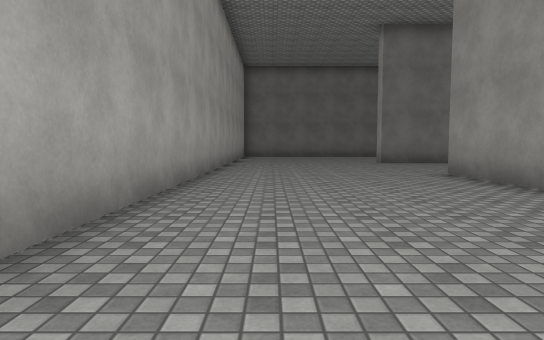
view 1 (above)

24 first-person views from a walk through a 3-D level made in the Unity game engine. The camera is 1.2 m above the floor, tilts 4° down and sees 75° across. The floor is counted in squares, 2 m on a side. Each view is taken from the middle of a square. On the plan, view 1 faces up. The plan holds only what a view shows up to about 10 squares ahead; the rest is blank. The place goes on beyond the plan. Surface patterns are stand-ins for the level's own textures.

view 2
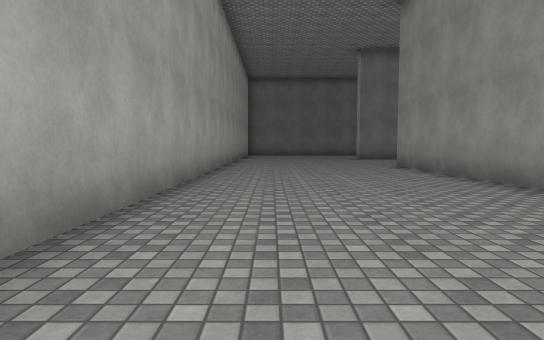

view 3
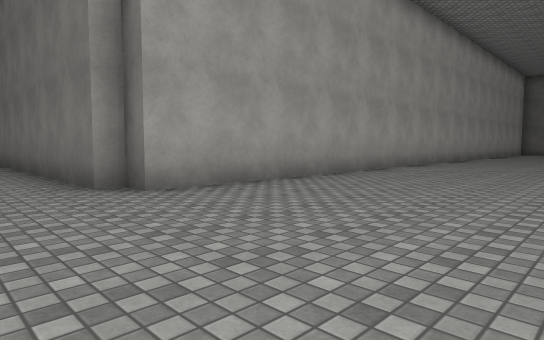

view 4
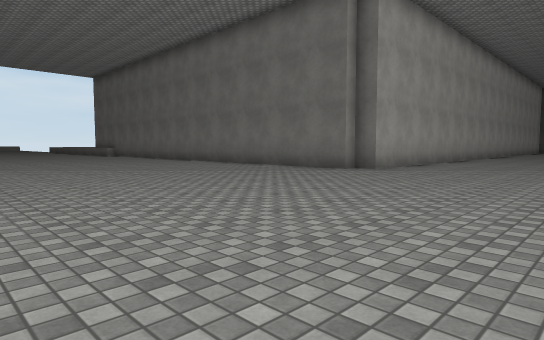

view 5
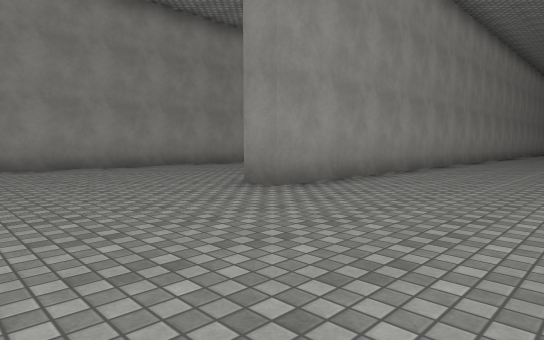

view 6
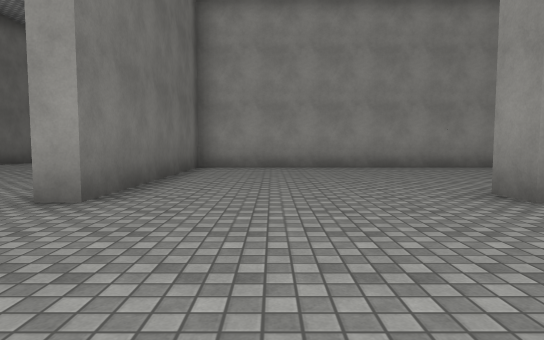

view 7
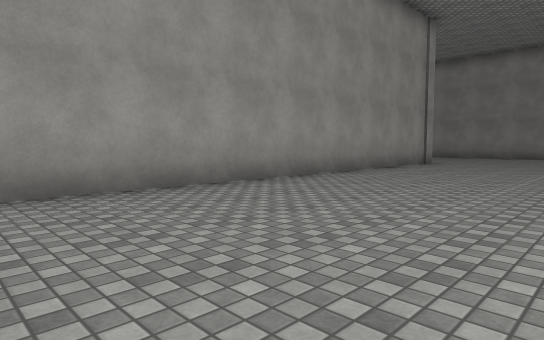

view 8
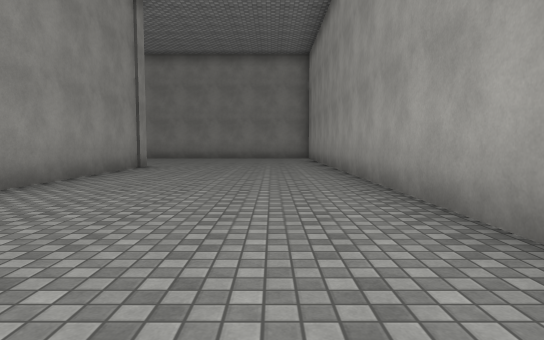

view 9
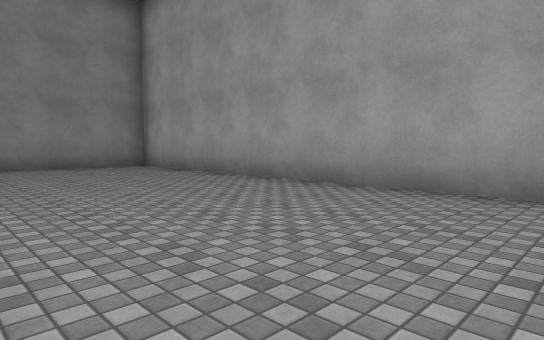

view 10
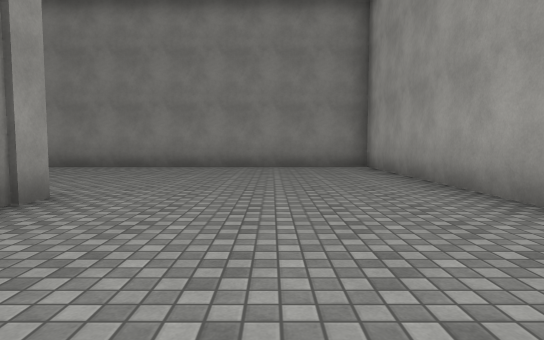

view 11
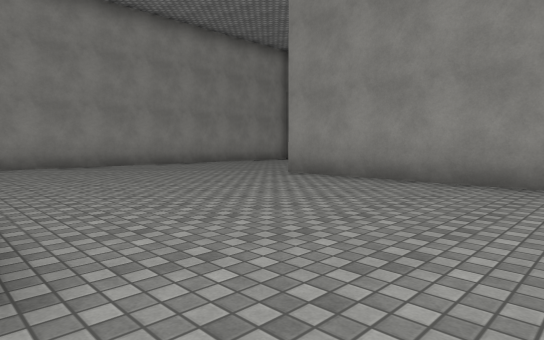

view 12
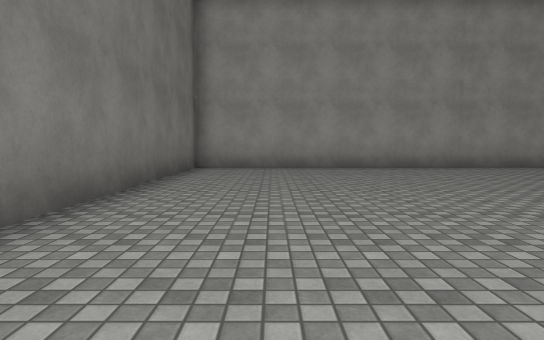

view 13
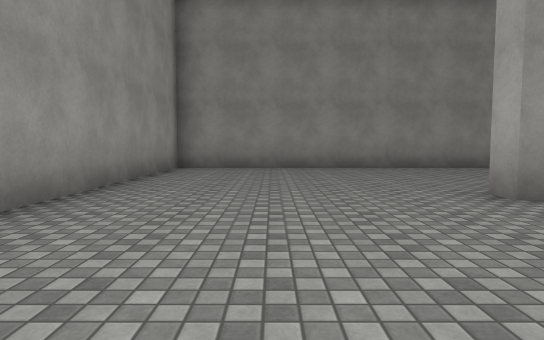

view 14
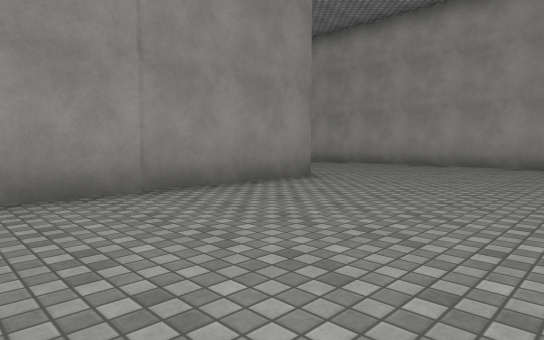

view 15
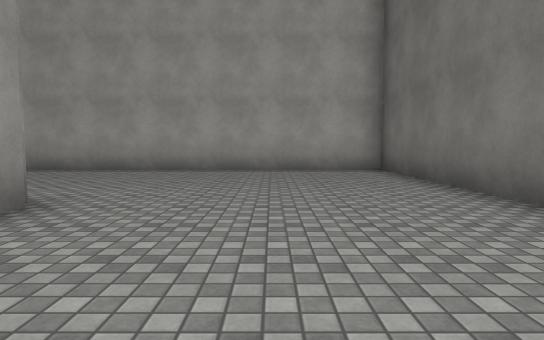

view 16
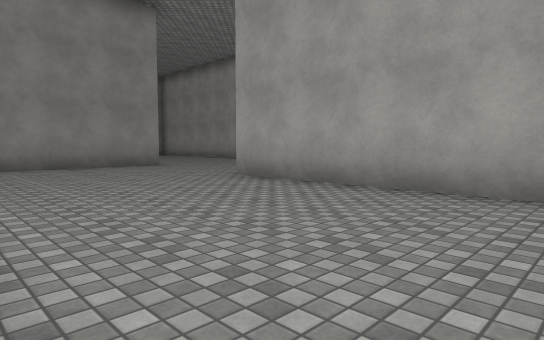

view 17
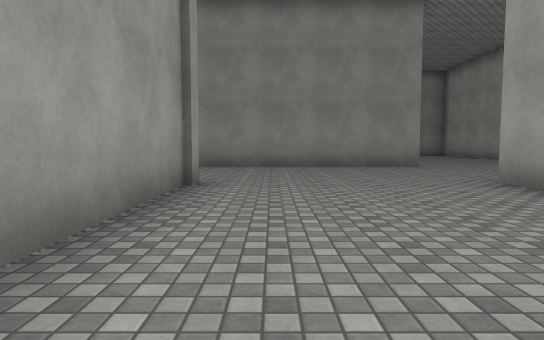

view 18
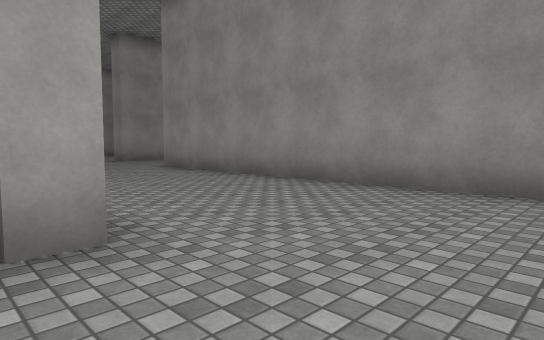

view 19
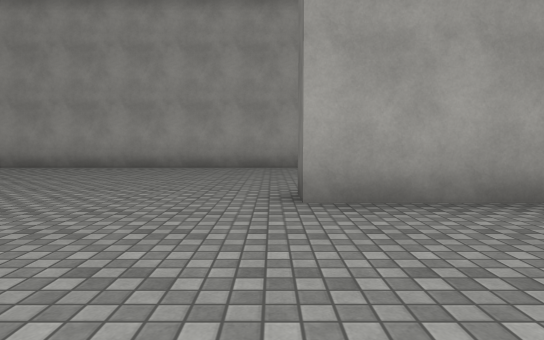

view 20
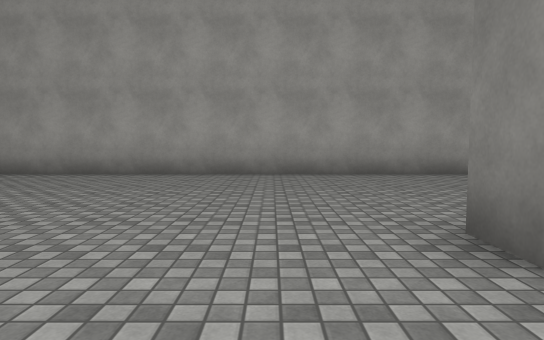

view 21
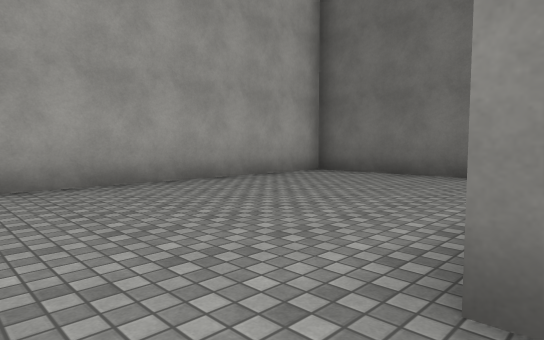

view 22
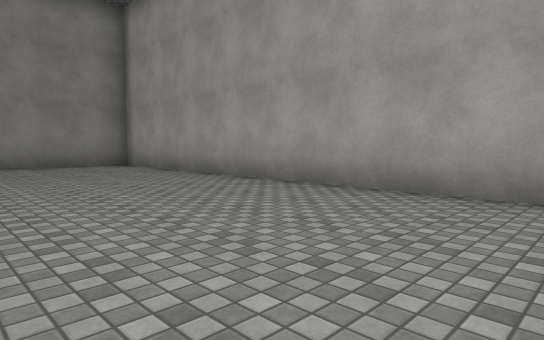

view 23
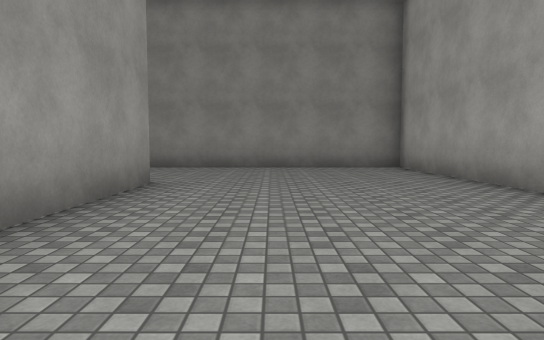

view 24
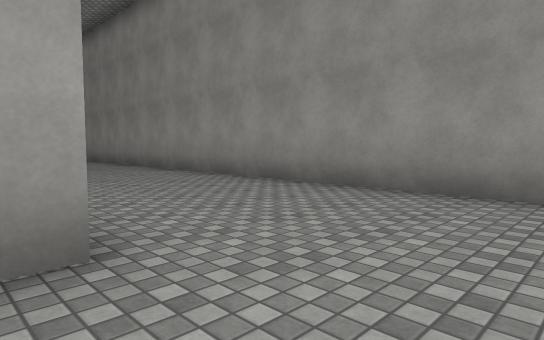

### Floor plan
Points are (right, up) in squares from view 1. A wall is a line through its corners. A room is listed if a view was taken in it or the views show most of it. See-through windows are left out.
Room 1 (views 1, 2, 3, 4, 5, 6, 7, 8, 9, 10, 11, 12, 13, 14, 15, 16, 17, 18, 19, 20, 21, 22, 23, 24)
walls: (9.5, -15.4) (18.4, -15.4) (18.4, -4) (11.5, -4); (9.6, -10.3) (4.4, -10.3) (4.4, -20.7) (3.5, -20.7); (2, -14.9) (-1.4, -14.9) (-1.4, -34.5) (11.8, -34.5); (9.3, -20.9) (9.3, -16.6); (3.9, -24.9) (16.1, -24.9); (9.6, -4.1) (9.6, 12) (3.6, 12) (3.6, 12.5); (3.6, 0.4) (3.6, 7.3) (4.4, 7.3); (3.9, -30.6) (3.9, -27.5); (4.4, 4) (4.4, -9.8) (13.3, -9.8) (13.3, -10.4); (-1.4, 10.1) (-1.4, -4.9) (-2, -4.9) (-2, -5.3) (-5.5, -5.3)

Where each view was taken, in squares from view 1:
view 1: 0 up, 0 right, facing up
view 2: 3 down, 0 right, facing up
view 3: 7 down, 3 right, facing up-left
view 4: 13 down, 3 right, facing up-left
view 5: 11 up, 0 right, facing down-right
view 6: 10 up, 0 right, facing right
view 7: 8 up, 5 right, facing down-right
view 8: 6 up, 6 right, facing down
view 9: 0 up, 9 right, facing down-left
view 10: 0 up, 7 right, facing down
view 11: 4 down, 8 right, facing down-right
view 12: 6 down, 9 right, facing right
view 13: 6 down, 16 right, facing down
view 14: 11 down, 15 right, facing down-left
view 15: 13 down, 13 right, facing left
view 16: 15 down, 9 right, facing down-left
view 17: 15 down, 8 right, facing down
view 18: 20 down, 7 right, facing down-right
view 19: 21 down, 8 right, facing left
view 20: 22 down, 6 right, facing left
view 21: 22 down, 4 right, facing up-left
view 22: 24 down, 3 right, facing down-left
view 23: 25 down, 2 right, facing down
view 24: 30 down, 2 right, facing down-right
